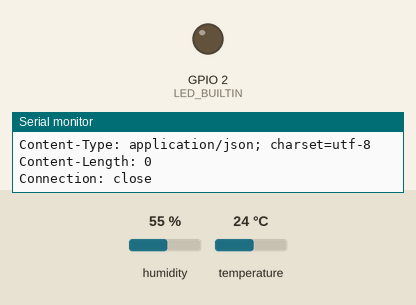
Simulated run of this sketch. Board: ESP8266 (NodeMCU). Parts: output pins drawn as LEDs (lit = HIGH, except the on-board LED, lit = LOW), the last lines printed to the serial monitor. Inputs (shaded band) come from the test bench; at power-on: humidity 55 %, temperature 24 °C. WiFi joins after 1.5 s; servers stay silent unless stated; uploads are accepted with an empty reply.

Above: at 2.1 s.
At 4.1 s:
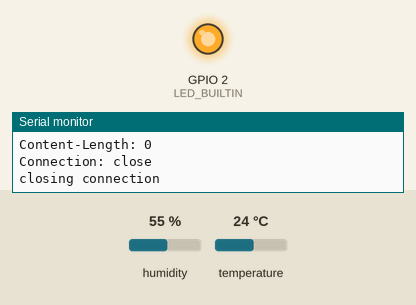
Timing chart, 0 to 4.5 s (numbered marks = the images above):
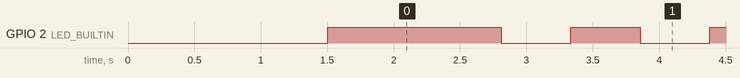

The sketch:

NodeMCU_Biolab_sql_HDC1080.ino
```cpp
/*
NODE MCU Web server with two Sensors over I2C and aREST API
ClosedCube_HDC1080 humidity
https://www.sparkfun.com/products/11824

Hardware connections:
- (GND) to GND
+ (VDD) to 3.3V
(WARNING: do not connect + to 5V or the sensor will be damaged!)

You will also need to connect the I2C pins (SCL and SDA) to your
Arduino. The pins are different on different Arduinos:

Any Arduino pins labeled:  SDA  SCL
Uno, Redboard, Pro:        A4   A5
Mega2560, Due:             20   21
Leonardo:                   2    3
NodeMCU V1(ESP12E ):       D2   D1

*/

// Your sketch must #include this library, and the Wire library.
// Install them!
#include <Wire.h>
#include "ClosedCube_HDC1080.h"

//Wifi
#include <ESP8266WiFi.h>
const char* ssid     = "NoName";
const char* password = "raspian3b";
const char* host = "192.168.50.1";

ClosedCube_HDC1080 hdc1080;

//Variables de control y tiempo
int ledState = LOW;
unsigned long previousBlink = 0;
long blinkInterval = 500;

unsigned long previousMillis = 0;
long interval = 900000;   //  15*60*1000 cada 15 min (en milisegundos )  900000

//variables Hdc1080
double temp;
double rh;

//variables SQL
  double temperature;
 double  humidity ;

// ID del ESP
String sensorID= String(ESP.getChipId());


void setup()
{
  //LED
  pinMode(LED_BUILTIN, OUTPUT);

  //Serial
  Serial.begin(115200);
  Serial.println("REBOOT");

// Start hdc1080 sensor
  hdc1080.begin(0x40);
//Read info
  Serial.print("Manufacturer ID=0x");
  Serial.println(hdc1080.readManufacturerId(), HEX); // 0x5449 ID of Texas Instruments
  Serial.print("Device ID=0x");
  Serial.println(hdc1080.readDeviceId(), HEX); // 0x1050 ID of the device

//WIfi connect
  Serial.println();
  Serial.print("Connecting to ");
  Serial.println(ssid);

  WiFi.begin(ssid, password);

  while (WiFi.status() != WL_CONNECTED) {
    delay(500);
    Serial.print(".");
  }

  Serial.println("");
  Serial.println("WiFi connected");
  Serial.println("IP address: ");
  Serial.println(WiFi.localIP());

  Serial.print("EspID: ");
  Serial.println(sensorID);
}

void loop()
{
  unsigned long currentMillis = millis();
  if(currentMillis - previousBlink >= blinkInterval) {
    previousBlink = currentMillis;
    if (ledState == LOW)
    ledState = HIGH;  // Note that this switches the LED *off*
    else
    ledState = LOW;   // Note that this switches the LED *on*
    digitalWrite(LED_BUILTIN, ledState);
  }

  // Get temp and humidity from 1080
  temp = hdc1080.readTemperature();
  rh = hdc1080.readHumidity();

  // Pass readings
  temperature =  temp;
  humidity =  rh;

  //Subir los datos (temp hum)a la base
  if(previousMillis==0 ||(currentMillis - previousMillis >= interval)) {
    previousMillis = currentMillis;
    upload();
  }
}

void upload(){
    Serial.print("Temperatura: ");
    Serial.print(temperature);
    Serial.print(" Humedad: ");
    Serial.print(humidity);
    Serial.println();
    Serial.print("connecting to ");
    Serial.println(host);

    // Use WiFiClient class to create TCP connections
    WiFiClient client;
    const int httpPort = 80;
    if (!client.connect(host, httpPort)) {
      Serial.println("connection failed");
      blinkInterval = 5000;
      return;
    }
    blinkInterval = 500;
    // We now create a URL for the request
    String url = "/dht11.php";
    String key = "?pass=1234";
    String sid = "&sid=";
    String dato1 = "&temp=";
    String dato2 = "&humedad=";

    Serial.print("Requesting URL: ");
    Serial.println(url);

    // This will send the request to the server
  //  client.print(String("GET ") + url + key + dato1 + temp + dato2 + hum + " HTTP/1.1\r\n" +
  //               "Host: " + host + "\r\n" +
  //               "Connection: close\r\n\r\n");
    client.print(String("GET ") + url + key + sid + sensorID + dato1 + temperature + dato2 + humidity + " HTTP/1.1\r\n" +
                 "Host: " + host + "\r\n" +
                 "Connection: close\r\n\r\n");
    unsigned long timeout = millis();
    while (client.available() == 0) {
      if (millis() - timeout > 5000) {
        Serial.println(">>> Client Timeout !");
        client.stop();
        return;
      }
    }

    // Read all the lines of the reply from server and print them to Serial
    while (client.available()) {
      String line = client.readStringUntil('\r');
      Serial.print(line);
    }

    Serial.println();
    Serial.println("closing connection");
}
```

Measured:
- by itself, GPIO 2 (LED_BUILTIN): repeats every 1.0 s: LOW 0.52 s, HIGH 0.52 s
